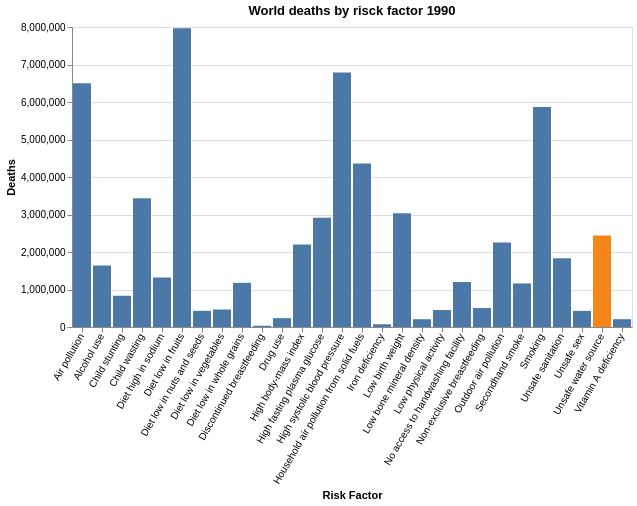

Here is the Vega-Lite specification saved for this chart:
### Vega-Lite specification from a JSON file in a GitHub repository (floating-point values rounded to 4 significant figures)
{"$schema": "https://vega.github.io/schema/vega-lite/v5.json", "title": "World deaths by risck factor 1990", "description": "A simple bar chart with embedded data.", "data": {"values": [{"a": "Outdoor air pollution", "b": 2254550, "v": "#027373"}, {"a": "High systolic blood pressure", "b": 6787715, "v": "#027373"}, {"a": "Diet high in sodium", "b": 1320338, "v": "#027373"}, {"a": "Diet low in whole grains", "b": 1178222, "v": "#027373"}, {"a": "Alcohol use", "b": 1639872, "v": "#027373"}, {"a": "Diet low in fruits", "b": 7965603, "v": "#027373"}, {"colour": "red", "a": "Unsafe water source", "b": 2442071, "v": "#F2E7DC"}, {"a": "Secondhand smoke", "b": 1161963, "v": "#027373"}, {"a": "Low birth weight", "b": 3033425, "v": "#027373"}, {"a": "Child wasting", "b": 3430433, "v": "#027373"}, {"a": "Unsafe sex", "b": 429992, "v": "#027373"}, {"a": "Diet low in nuts and seeds", "b": 431074, "v": "#027373"}, {"a": "Household air pollution from solid fuels", "b": 4358214, "v": "#027373"}, {"a": "Diet low in vegetables", "b": 466447, "v": "#027373"}, {"a": "Low physical activity", "b": 452167, "v": "#027373"}, {"a": "Smoking", "b": 5868490, "v": "#027373"}, {"a": "High fasting plasma glucose", "b": 2910089, "v": "#027373"}, {"a": "Air pollution", "b": 6501226, "v": "#027373"}, {"a": "High body-mass index", "b": 2198130, "v": "#027373"}, {"a": "Unsafe sanitation", "b": 1836465, "v": "#027373"}, {"a": "No access to handwashing facility", "b": 1200094, "v": "#027373"}, {"a": "Drug use", "b": 235888, "v": "#027373"}, {"a": "Low bone mineral density", "b": 207367, "v": "#027373"}, {"a": "Vitamin A deficiency", "b": 207555, "v": "#027373"}, {"a": "Child stunting", "b": 833449, "v": "#027373"}, {"a": "Discontinued breastfeeding", "b": 33106, "v": "#027373"}, {"a": "Non-exclusive breastfeeding", "b": 505470, "v": "#027373"}, {"a": "Iron deficiency", "b": 73461, "v": "#027373"}]}, "mark": "bar", "encoding": {"x": {"field": "a", "type": "nominal", "axis": {"labelAngle": -60}, "title": "Risk Factor"}, "y": {"field": "b", "type": "quantitative", "title": "Deaths"}, "color": {"field": "v", "legend": null}, "tooltip": [{"field": "a", "type": "nominal", "title": "Risk Factor"}, {"field": "b", "type": "quantitative", "title": "Number of deaths Globally"}]}}
